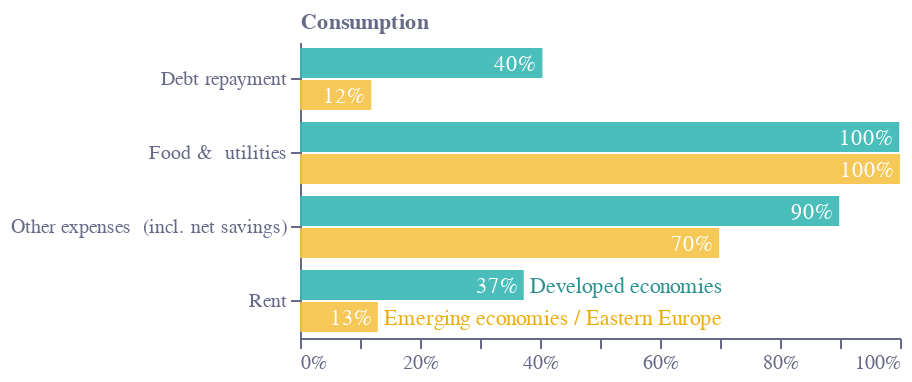

Notebook code for this chart:
### Code cell
base = (
    alt.Chart(f1)
    .encode(tooltip="tooltip:N")
    .transform_calculate(tooltip="datum.Group+' 📈 '+round(datum.Value*100)+'%'")
)
selector3 = [
    "Debt repayment",
    "Food &\r\nutilities",
    "Rent",
    "Other expenses\r\n(incl. net savings)",
]
base1 = base.transform_filter(
    alt.FieldOneOfPredicate(field="Variable", oneOf=selector3)
)
bars1 = (
    base1.mark_bar(height=15, opacity=0.9, color=colors["eco-turquiose"], yOffset=-8)
    .encode(x="Value:Q", y=alt.Y("Variable:N"))
    .transform_filter("datum.Group=='Developed economies'")
)
bars2 = (
    base1.mark_bar(height=15, opacity=0.9, color=colors["eco-yellow"], yOffset=8)
    .encode(
        x=alt.X(
            "Value:Q",
            axis=alt.Axis(
                grid=False,
                title="",
                labelColor=colors["eco-gray"],
                titleColor=colors["eco-gray"],
                tickColor=colors["eco-gray"],
                domainColor=colors["eco-gray"],
                format=".0%",
                tickCount=10,
                orient="bottom",
                labelAngle=0,
            ),
        ),
        y=alt.Y(
            "Variable:N",
            axis=alt.Axis(
                grid=False,
                title="Consumption",
                titleX=0,
                titleY=-5,
                titleBaseline="bottom",
                titleAngle=0,
                titleAlign="left",
                labelColor=colors["eco-gray"],
                titleColor=colors["eco-gray"],
                tickColor=colors["eco-gray"],
                domainColor=colors["eco-gray"],
            ),
        ),
    )
    .transform_filter("datum.Group=='Emerging economies / Eastern Europe'")
)
text1 = bars1.mark_text(dx=-3, dy=-7, align="right").encode(
    text=alt.Text("Value:Q", format=".0%"),
    color=alt.condition(
        datum.Value < 0.08,
        alt.ColorValue(None),
        alt.ColorValue("white"),
    ),
)
text2 = bars2.mark_text(dx=-3, dy=9, align="right").encode(
    text=alt.Text("Value:Q", format=".0%"),
    color=alt.condition(
        datum.Value < 0.08,
        alt.ColorValue(None),
        alt.ColorValue("white"),
    ),
)
labels1 = (
    bars1.mark_text(
        dx=3, dy=-7, align="left", color=scale_lightness(colors["eco-turquiose"], 0.8)
    )
    .encode(
        text="Group:N",
    )
    .transform_filter("datum.Variable=='Rent'")
)
labels2 = (
    bars2.mark_text(
        dx=3, dy=9, align="left", color=scale_lightness(colors["eco-yellow"], 0.8)
    )
    .encode(
        text="Group:N",
    )
    .transform_filter("datum.Variable=='Rent'")
)

layer3 = (
    (
        (bars1 + bars2 + text1 + text2 + labels1 + labels2).properties(
            height=alt.Step(37), width=300
        )
    )
    .configure_view(stroke=None)
    .properties(title="")
)
layer3.save("visualisation/" + f + "c.json")
layer3

### Figure 1 — Vega-Lite specification as saved in the notebook (floating-point values rounded to 4 significant figures)
{"config": {"view": {"continuousWidth": 400, "continuousHeight": 300, "stroke": null}}, "layer": [{"mark": {"type": "bar", "color": "#36B7B4", "height": 15, "opacity": 0.9, "yOffset": -8}, "encoding": {"tooltip": {"type": "nominal", "field": "tooltip"}, "x": {"type": "quantitative", "field": "Value"}, "y": {"type": "nominal", "field": "Variable"}}, "transform": [{"calculate": "datum.Group+' 📈 '+round(datum.Value*100)+'%'", "as": "tooltip"}, {"filter": {"field": "Variable", "oneOf": ["Debt repayment", "Food &\r\nutilities", "Rent", "Other expenses\r\n(incl. net savings)"]}}, {"filter": "datum.Group=='Developed economies'"}]}, {"mark": {"type": "bar", "color": "#F4C245", "height": 15, "opacity": 0.9, "yOffset": 8}, "encoding": {"tooltip": {"type": "nominal", "field": "tooltip"}, "x": {"type": "quantitative", "axis": {"domainColor": "#676A86", "format": ".0%", "grid": false, "labelAngle": 0, "labelColor": "#676A86", "orient": "bottom", "tickColor": "#676A86", "tickCount": 10, "title": "", "titleColor": "#676A86"}, "field": "Value"}, "y": {"type": "nominal", "axis": {"domainColor": "#676A86", "grid": false, "labelColor": "#676A86", "tickColor": "#676A86", "title": "Consumption", "titleAlign": "left", "titleAngle": 0, "titleBaseline": "bottom", "titleColor": "#676A86", "titleX": 0, "titleY": -5}, "field": "Variable"}}, "transform": [{"calculate": "datum.Group+' 📈 '+round(datum.Value*100)+'%'", "as": "tooltip"}, {"filter": {"field": "Variable", "oneOf": ["Debt repayment", "Food &\r\nutilities", "Rent", "Other expenses\r\n(incl. net savings)"]}}, {"filter": "datum.Group=='Emerging economies / Eastern Europe'"}]}, {"mark": {"type": "text", "align": "right", "dx": -3, "dy": -7}, "encoding": {"color": {"condition": {"value": null, "test": "(datum.Value < 0.08)"}, "value": "white"}, "text": {"type": "quantitative", "field": "Value", "format": ".0%"}, "tooltip": {"type": "nominal", "field": "tooltip"}, "x": {"type": "quantitative", "field": "Value"}, "y": {"type": "nominal", "field": "Variable"}}, "transform": [{"calculate": "datum.Group+' 📈 '+round(datum.Value*100)+'%'", "as": "tooltip"}, {"filter": {"field": "Variable", "oneOf": ["Debt repayment", "Food &\r\nutilities", "Rent", "Other expenses\r\n(incl. net savings)"]}}, {"filter": "datum.Group=='Developed economies'"}]}, {"mark": {"type": "text", "align": "right", "dx": -3, "dy": 9}, "encoding": {"color": {"condition": {"value": null, "test": "(datum.Value < 0.08)"}, "value": "white"}, "text": {"type": "quantitative", "field": "Value", "format": ".0%"}, "tooltip": {"type": "nominal", "field": "tooltip"}, "x": {"type": "quantitative", "axis": {"domainColor": "#676A86", "format": ".0%", "grid": false, "labelAngle": 0, "labelColor": "#676A86", "orient": "bottom", "tickColor": "#676A86", "tickCount": 10, "title": "", "titleColor": "#676A86"}, "field": "Value"}, "y": {"type": "nominal", "axis": {"domainColor": "#676A86", "grid": false, "labelColor": "#676A86", "tickColor": "#676A86", "title": "Consumption", "titleAlign": "left", "titleAngle": 0, "titleBaseline": "bottom", "titleColor": "#676A86", "titleX": 0, "titleY": -5}, "field": "Variable"}}, "transform": [{"calculate": "datum.Group+' 📈 '+round(datum.Value*100)+'%'", "as": "tooltip"}, {"filter": {"field": "Variable", "oneOf": ["Debt repayment", "Food &\r\nutilities", "Rent", "Other expenses\r\n(incl. net savings)"]}}, {"filter": "datum.Group=='Emerging economies / Eastern Europe'"}]}, {"mark": {"type": "text", "align": "left", "color": "#2b9290", "dx": 3, "dy": -7}, "encoding": {"text": {"type": "nominal", "field": "Group"}, "tooltip": {"type": "nominal", "field": "tooltip"}, "x": {"type": "quantitative", "field": "Value"}, "y": {"type": "nominal", "field": "Variable"}}, "transform": [{"calculate": "datum.Group+' 📈 '+round(datum.Value*100)+'%'", "as": "tooltip"}, {"filter": {"field": "Variable", "oneOf": ["Debt repayment", "Food &\r\nutilities", "Rent", "Other expenses\r\n(incl. net savings)"]}}, {"filter": "datum.Group=='Developed economies'"}, {"filter": "datum.Variable=='Rent'"}]}, {"mark": {"type": "text", "align": "left", "color": "#ecad0e", "dx": 3, "dy": 9}, "encoding": {"text": {"type": "nominal", "field": "Group"}, "tooltip": {"type": "nominal", "field": "tooltip"}, "x": {"type": "quantitative", "axis": {"domainColor": "#676A86", "format": ".0%", "grid": false, "labelAngle": 0, "labelColor": "#676A86", "orient": "bottom", "tickColor": "#676A86", "tickCount": 10, "title": "", "titleColor": "#676A86"}, "field": "Value"}, "y": {"type": "nominal", "axis": {"domainColor": "#676A86", "grid": false, "labelColor": "#676A86", "tickColor": "#676A86", "title": "Consumption", "titleAlign": "left", "titleAngle": 0, "titleBaseline": "bottom", "titleColor": "#676A86", "titleX": 0, "titleY": -5}, "field": "Variable"}}, "transform": [{"calculate": "datum.Group+' 📈 '+round(datum.Value*100)+'%'", "as": "tooltip"}, {"filter": {"field": "Variable", "oneOf": ["Debt repayment", "Food &\r\nutilities", "Rent", "Other expenses\r\n(incl. net savings)"]}}, {"filter": "datum.Group=='Emerging economies / Eastern Europe'"}, {"filter": "datum.Variable=='Rent'"}]}], "data": {"name": "data-0665fe5ed9950a65d98ec6e2fa6f5832"}, "height": {"step": 37}, "title": "", "width": 300, "$schema": "https://vega.github.io/schema/vega-lite/v4.8.1.json", "datasets": {"data-0665fe5ed9950a65d98ec6e2fa6f5832": [{"Group": "Developed economies", "Value": 0.4041, "Variable": "Debt repayment"}, {"Group": "Emerging economies / Eastern Europe", "Value": 0.1188, "Variable": "Debt repayment"}, {"Group": "Emerging economies / Eastern Europe", "Value": 0.9999, "Variable": "Food &\r\nutilities"}, {"Group": "Developed economies", "Value": 0.9988, "Variable": "Food &\r\nutilities"}, {"Group": "Emerging economies / Eastern Europe", "Value": 0.1296, "Variable": "Rent"}, {"Group": "Developed economies", "Value": 0.3729, "Variable": "Rent"}, {"Group": "Developed economies", "Value": 0.8987, "Variable": "Other expenses\r\n(incl. net savings)"}, {"Group": "Emerging economies / Eastern Europe", "Value": 0.6987, "Variable": "Other expenses\r\n(incl. net savings)"}, {"Group": "Developed economies", "Value": 0.4647, "Variable": "Any debt"}, {"Group": "Emerging economies / Eastern Europe", "Value": 0.2556, "Variable": "Any debt"}, {"Group": "Emerging economies / Eastern Europe", "Value": 0.132, "Variable": "Secured debt"}, {"Group": "Developed economies", "Value": 0.3579, "Variable": "Secured debt"}, {"Group": "Developed economies", "Value": 0.2195, "Variable": "Unsecured debt  "}, {"Group": "Emerging economies / Eastern Europe", "Value": 0.1557, "Variable": "Unsecured debt  "}, {"Group": "Developed economies", "Value": 0.495, "Variable": "Illiquid fin. assets"}, {"Group": "Emerging economies / Eastern Europe", "Value": 0.2105, "Variable": "Illiquid fin. assets"}, {"Group": "Developed economies", "Value": 0.9242, "Variable": "Liquid fin. assets"}, {"Group": "Emerging economies / Eastern Europe", "Value": 0.9073, "Variable": "Liquid fin. assets"}, {"Group": "Emerging economies / Eastern Europe", "Value": 0.9669, "Variable": "Physical assets\r\n(incl. real estate)"}, {"Group": "Developed economies", "Value": 0.9116, "Variable": "Physical assets\r\n(incl. real estate)"}]}}
